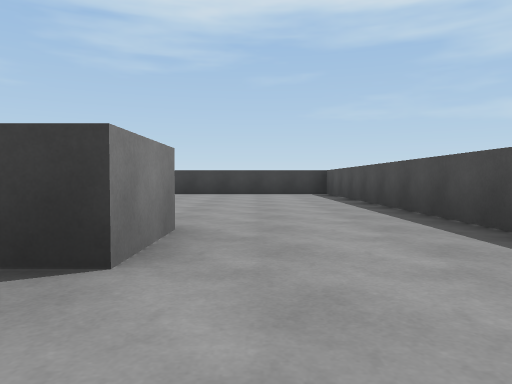
view 1 (above)

24 first-person views from a walk through a Unity game level. The camera is 0.31 m above the floor, tilts 2° down and sees 70° across. The floor is counted in squares, 1 m on a side. Each view is taken from the middle of a square. On the plan, view 1 faces up. The plan holds only what a view shows up to about 9 squares ahead; the rest is blank. The player is left out.

view 2
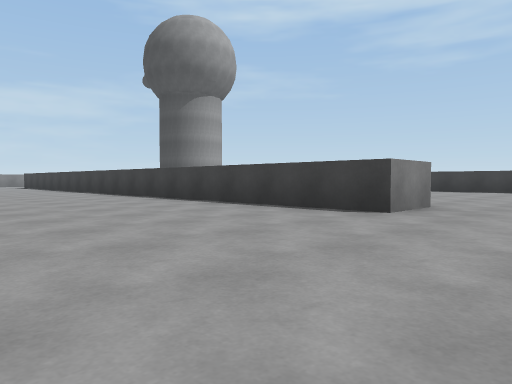

view 3
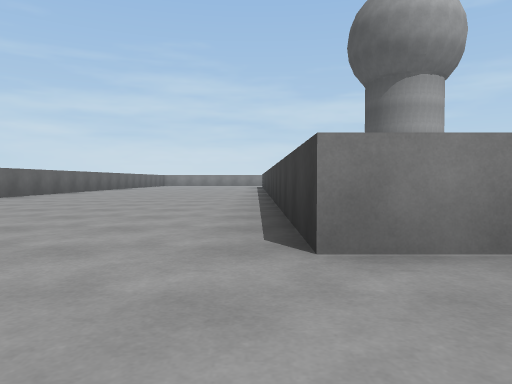

view 4
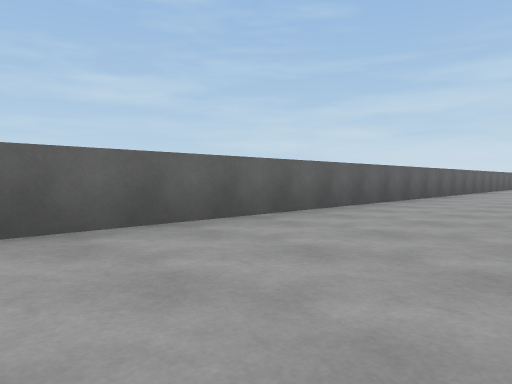

view 5
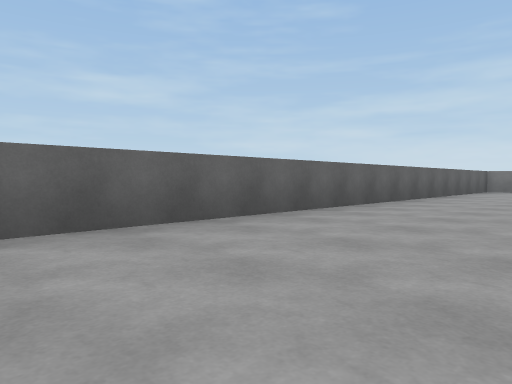

view 6
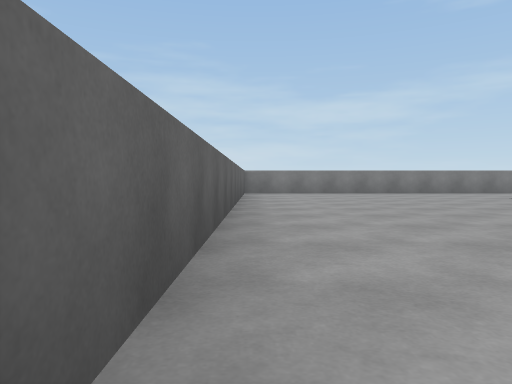

view 7
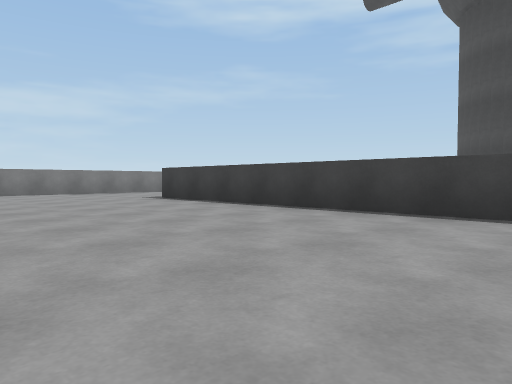

view 8
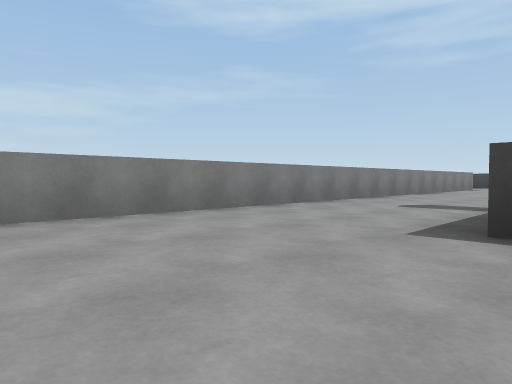

view 9
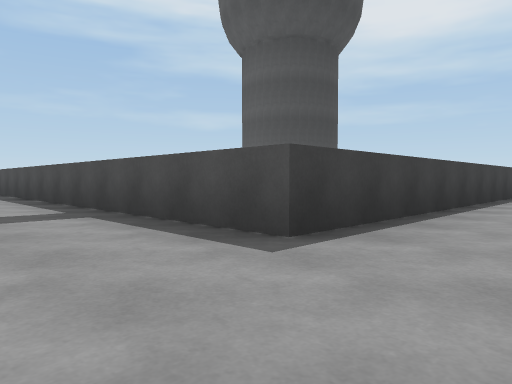

view 10
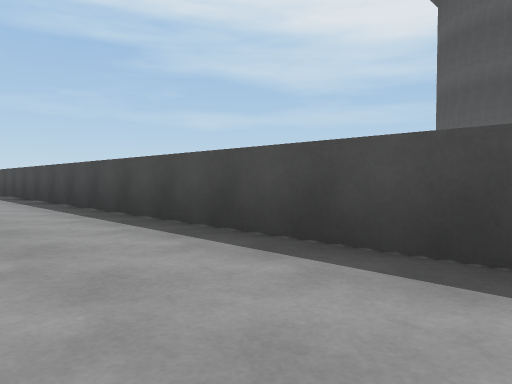

view 11
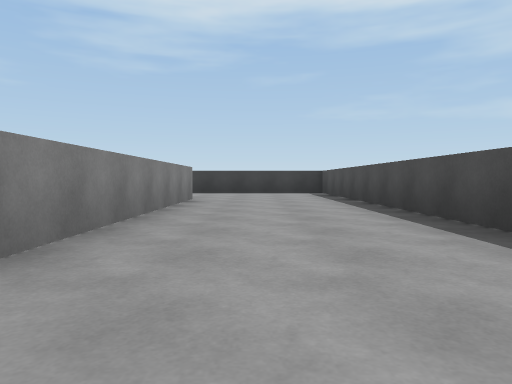

view 12
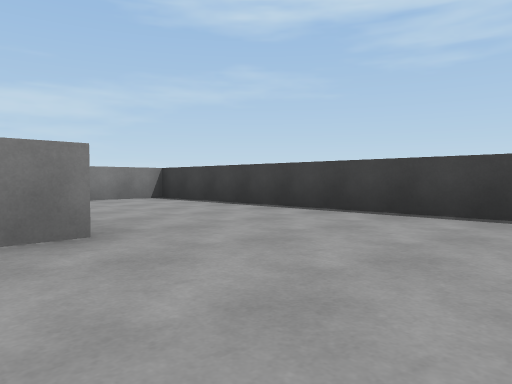

view 13
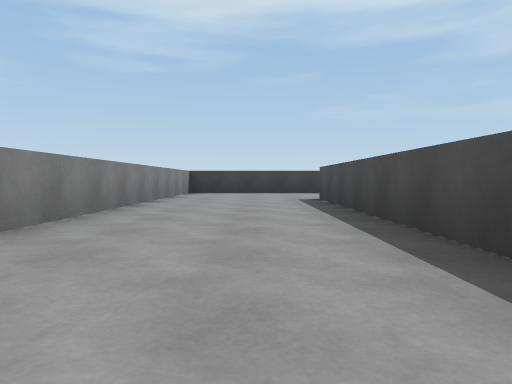

view 14
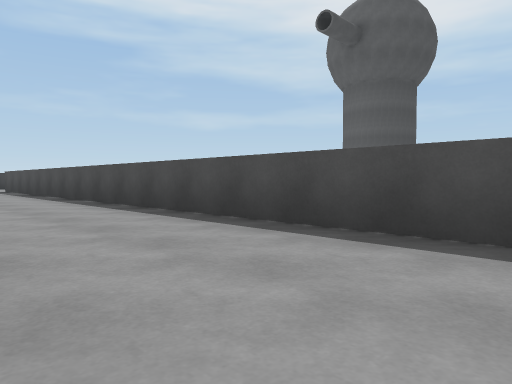

view 15
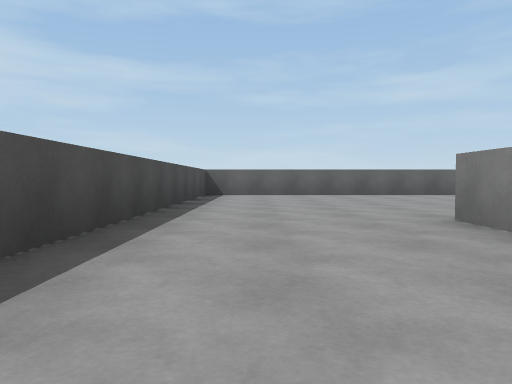

view 16
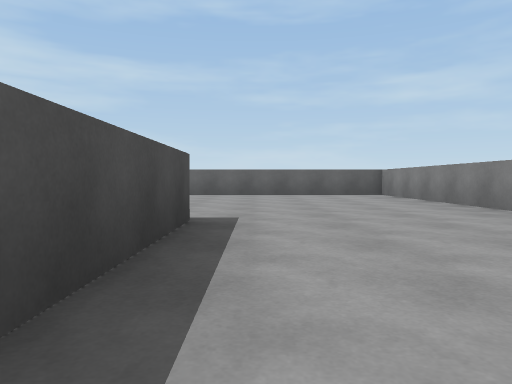

view 17
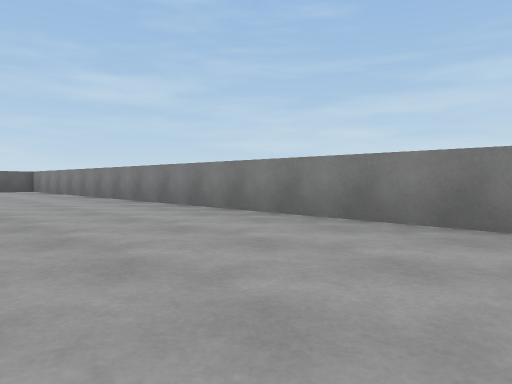

view 18
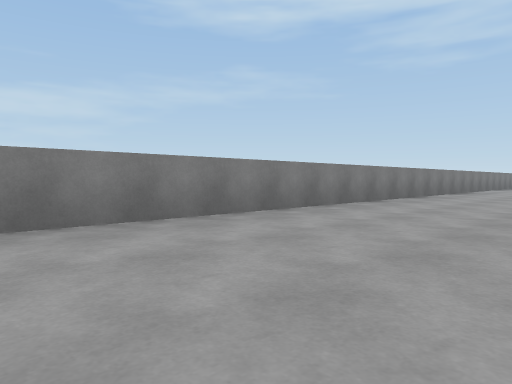

view 19
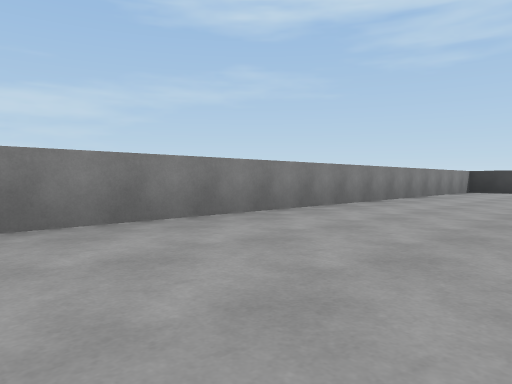

view 20
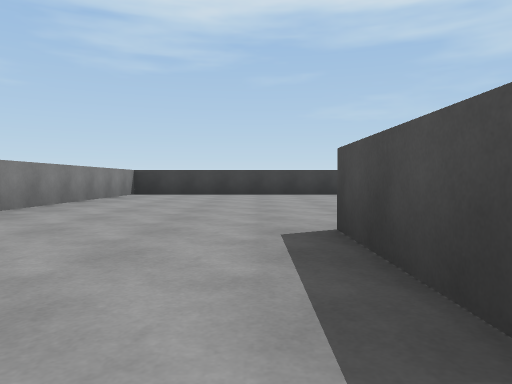

view 21
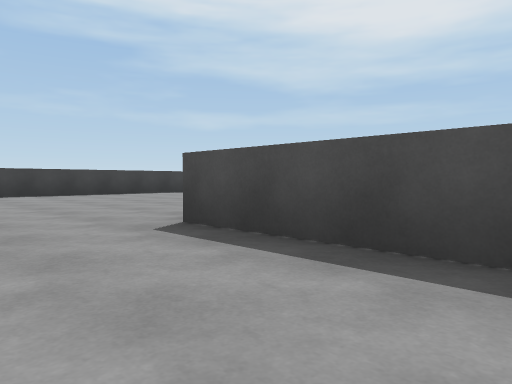

view 22
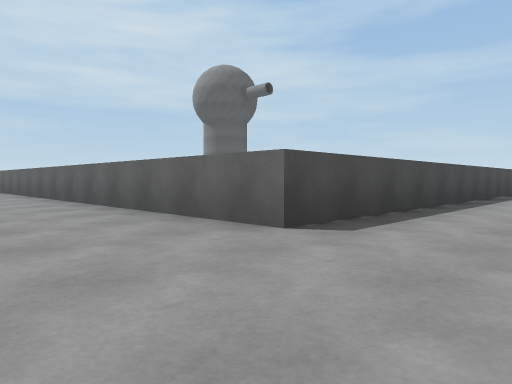

view 23
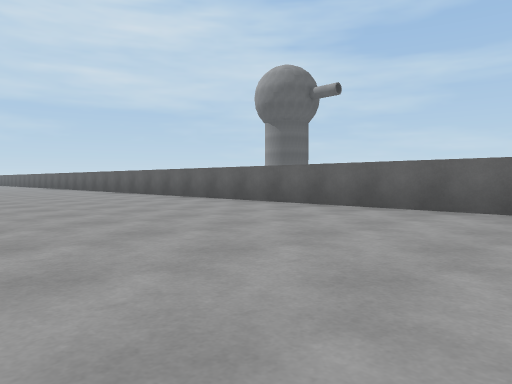

view 24
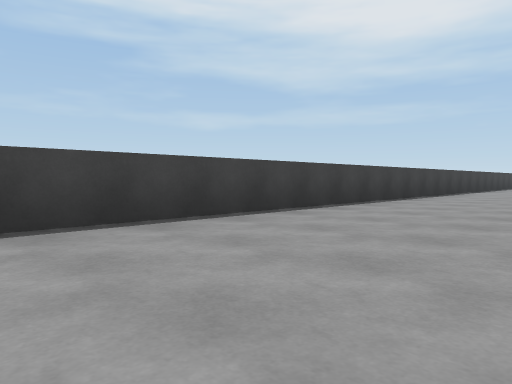

### Floor plan
Points are (right, up) in squares from view 1. A wall is a line through its corners. A room is listed if a view was taken in it or the views show most of it. See-through windows are left out.
Room 1 (views 1, 2, 3, 4, 5, 6, 7, 8, 9, 10, 11, 12)
walls: (-0.5, 2.2) (-0.5, 1.3) (-13.5, 1.3) (-13.5, 13.3) (-15.5, 13.3); (-16, 10.9) (-16, -3.2) (-0.4, -3.2)
ways out: opening at (-16.5, 11.5) to room 2; opening at (0.5, 1.5)
Room 2 (views 13, 14, 15, 16, 17, 18, 19, 20, 21, 22, 23, 24)
walls: (-15.5, 13.3) (-19.5, 13.3) (-19.5, 7.1); (-20.5, 7.5) (-20.5, 14.2) (-11, 14.2); (-9.8, 19.5) (-23.5, 19.5) (-23.5, -3.2) (-17, -3.2) (-17, 10.8); (-19.5, 1.9) (-19.5, 1.2); (-20.5, 1.2) (-20.5, 3.4)
ways out: opening at (-16.5, 11.5) to room 1

Where each view was taken, in squares from view 1:
view 1: 0 up, 0 right, facing up
view 2: 2 down, 1 right, facing up-left
view 3: 1 up, 1 right, facing left
view 4: 1 down, 0 right, facing down-left
view 5: 1 down, 6 left, facing down-left
view 6: 3 down, 8 left, facing left
view 7: 2 down, 8 left, facing up-left
view 8: 1 down, 13 left, facing up-left
view 9: 0 up, 15 left, facing up-right
view 10: 4 up, 15 left, facing up-right
view 11: 5 up, 15 left, facing up
view 12: 10 up, 14 left, facing up-left
view 13: 5 up, 18 left, facing up
view 14: 0 up, 19 left, facing up-right
view 15: 4 up, 18 left, facing down
view 16: 4 up, 21 left, facing down
view 17: 7 up, 21 left, facing down-left
view 18: 5 up, 21 left, facing up-left
view 19: 10 up, 21 left, facing up-left
view 20: 12 up, 21 left, facing up
view 21: 12 up, 22 left, facing up-right
view 22: 16 up, 22 left, facing down-right
view 23: 18 up, 20 left, facing down-right
view 24: 17 up, 20 left, facing up-right
